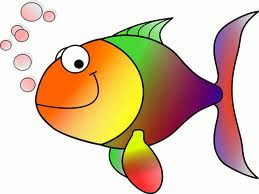
#> input picture TIL/HappyFish.jpg, 259 x 194 px
$ python Threshold_binary.py
#> lines starting #> are read from the running program, lines starting #| are printed output that depends on the picture; after the words box and inside, x2 and y2 are one past the last pixel; in counts of white or black regions, pixels touching at a corner belong together
# 이진화 트랙바로 이용해서 조정해서 최적값 찾기

import cv2
import sys
import numpy as numpy


src = cv2.imread('HappyFish.jpg', cv2.IMREAD_GRAYSCALE)
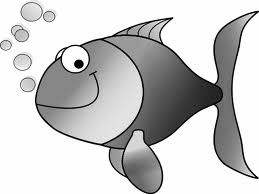
#> src: shape (194, 259); min 0, max 255, mean 200.4
#> slider 'THR' is set to 85

if src is None:
    print('no img')
    sys.exit()

def on_threshold(pos):
#> called with pos = 128
    _, dst = cv2.threshold(src, pos, 255, cv2.THRESH_BINARY)
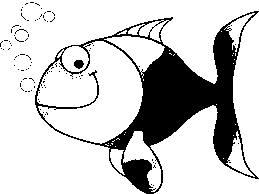
#> dst: shape (194, 259); 79.9% white; 98 black regions (96 under 20 px), largest, box (x1, y1, x2, y2) and area: (35, 11, 259, 194) 9803, (74, 60, 84, 69) 68
    cv2.imshow('dst', dst)


cv2.imshow('src', src)
cv2.namedWindow('dst')
# 윈도우 사이즈는 생각을 해봐야 할듯
cv2.createTrackbar('THR', 'dst', 0, 255, on_threshold)
cv2.setTrackbarPos('THR', 'dst', 128)

cv2.waitKey()
cv2.destroyAllWindows()

$ run again, with TIL/airplane.bmp saved as TIL/HappyFish.jpg
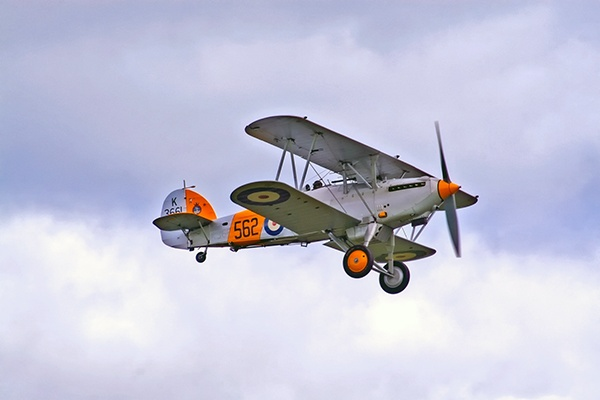
#> input picture TIL/airplane.bmp, 600 x 400 px
#> `src = cv2.imread('HappyFish.jpg', cv2.IMREAD_GRAYSCALE)`:
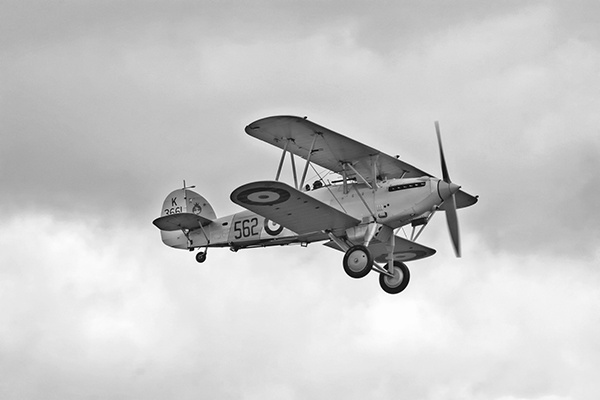
#> src: shape (400, 600); min 0, max 255, mean 199.6
#> in on_threshold, `_, dst = cv2.threshold(src, pos, 255, cv2.THRESH_BINARY)`:
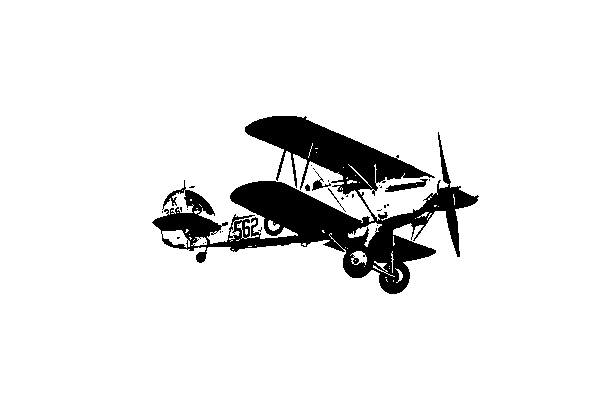
#> dst: shape (400, 600); 91.8% white; 29 black regions (24 under 20 px), largest, box (x1, y1, x2, y2) and area: (152, 116, 479, 294) 19156, (385, 179, 428, 192) 228, (312, 171, 331, 191) 100, (328, 188, 346, 212) 32, (305, 184, 310, 191) 27

$ run again, with TIL/cat.bmp saved as TIL/HappyFish.jpg
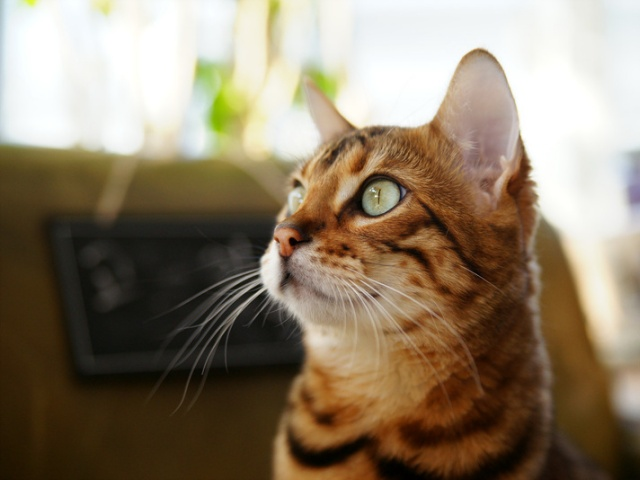
#> input picture TIL/cat.bmp, 640 x 480 px
#> `src = cv2.imread('HappyFish.jpg', cv2.IMREAD_GRAYSCALE)`:
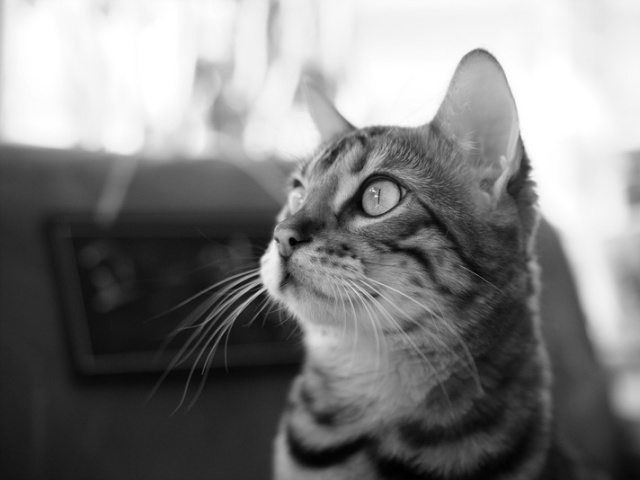
#> src: shape (480, 640); min 0, max 255, mean 127.8
#> in on_threshold, `_, dst = cv2.threshold(src, pos, 255, cv2.THRESH_BINARY)`:
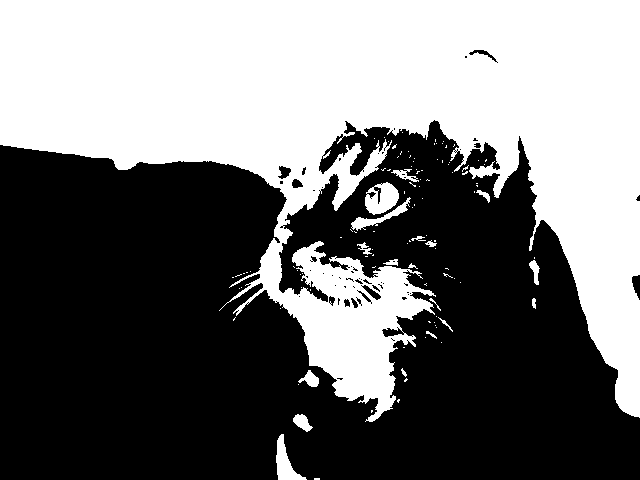
#> dst: shape (480, 640); 44.7% white; 111 white regions (92 under 20 px), largest, box (x1, y1, x2, y2) and area: (0, 0, 640, 422) 134088, (365, 182, 399, 215) 737, (276, 434, 307, 480) 589

$ run again, with TIL/field.bmp saved as TIL/HappyFish.jpg
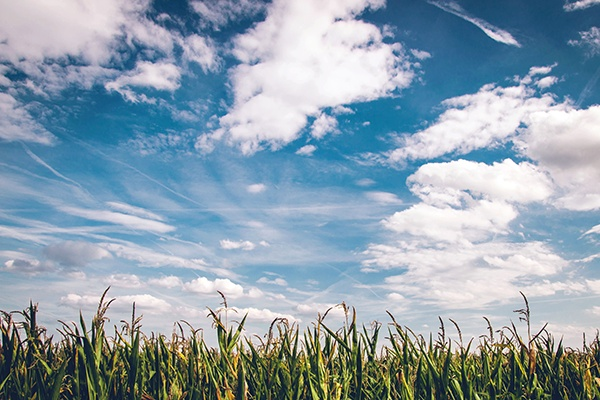
#> input picture TIL/field.bmp, 600 x 400 px
#> `src = cv2.imread('HappyFish.jpg', cv2.IMREAD_GRAYSCALE)`:
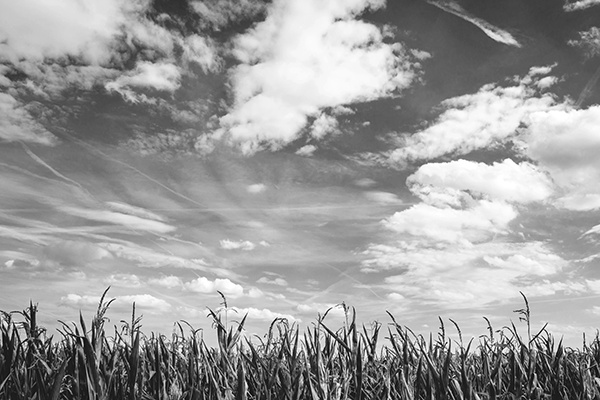
#> src: shape (400, 600); min 0, max 255, mean 156.2
#> in on_threshold, `_, dst = cv2.threshold(src, pos, 255, cv2.THRESH_BINARY)`:
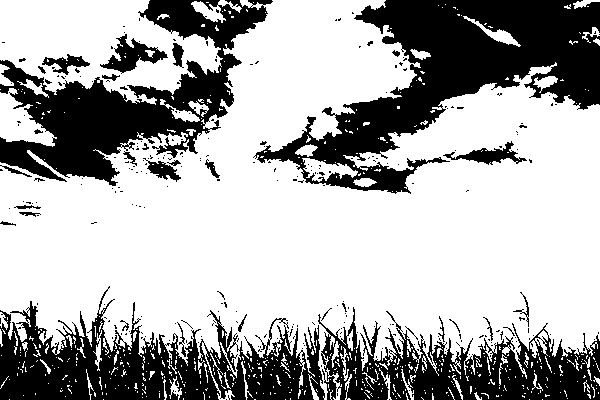
#> dst: shape (400, 600); 67.4% white; 277 black regions (246 under 20 px), largest, box (x1, y1, x2, y2) and area: (253, 0, 600, 194) 25958, (0, 0, 273, 186) 18007, (0, 286, 325, 400) 17188
